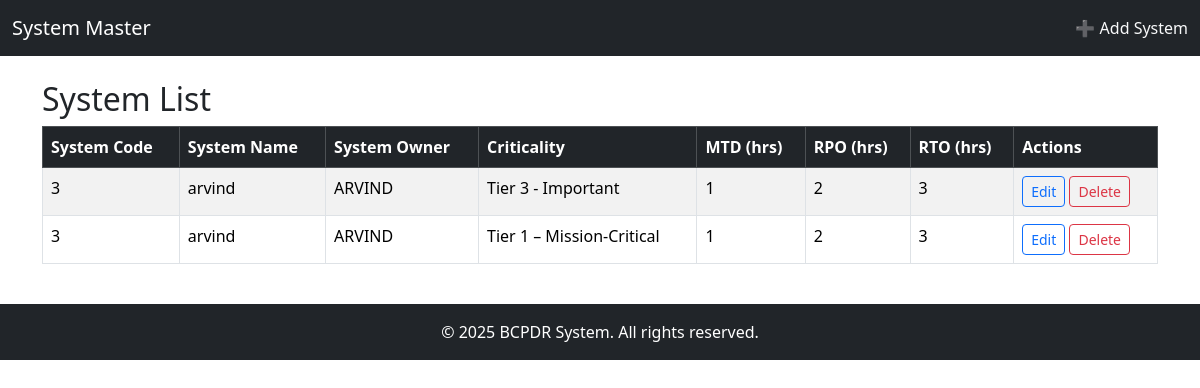
/System_master/system_master_list.php, run on the app's committed database.
### tables this page shows
CREATE TABLE `system_master` (
  `id` int(11) NOT NULL,
  `system_code` varchar(10) NOT NULL,
  `system_name` varchar(40) NOT NULL,
  `system_owner` varchar(10) NOT NULL,
  `criticality` enum('Tier 1 – Mission-Critical','Tier 2 – Critical','Tier 3 - Important','Tier 4 – Noncritical (Deferrable)') NOT NULL,
  `mtd` int(11) NOT NULL,
  `rpo` int(11) NOT NULL,
  `rto` int(11) NOT NULL
);

### System_master/system_master_list.php (the view, shortened to what this page needs)
<?php
$conn = new mysqli("localhost", "root", "", "bcpdr");
$result = $conn->query("SELECT * FROM system_master ORDER BY id DESC");
?>
<!DOCTYPE html>
<html>
<head>
    <link href="https://cdn.jsdelivr.net/npm/bootstrap@5.3.3/dist/css/bootstrap.min.css" rel="stylesheet">
</head>
<body>
<nav class="navbar navbar-dark bg-dark">
    <div class="container-fluid">
        <span class="navbar-brand">System Master</span>
        <a href="add_system_master.php" class="text-light text-decoration-none">➕ Add System</a>
    </div>
</nav>
<div class="container mt-4">
    <h2>System List</h2>
    <table class="table table-bordered table-striped">
        <thead class="table-dark">
            <tr>
                <th>System Code</th>
                <th>System Name</th>
                <th>System Owner</th>
                <th>Criticality</th>
                <th>MTD (hrs)</th>
                <th>RPO (hrs)</th>
                <th>RTO (hrs)</th>
                <th>Actions</th>
            </tr>
        </thead>
        <tbody>
        <?php while ($row = $result->fetch_assoc()): ?>
            <tr>
                <td><?= htmlspecialchars($row['system_code']) ?></td>
                <td><?= htmlspecialchars($row['system_name']) ?></td>
                <td><?= htmlspecialchars($row['system_owner']) ?></td>
                <td><?= htmlspecialchars($row['criticality']) ?></td>
                <td><?= htmlspecialchars($row['mtd']) ?></td>
                <td><?= htmlspecialchars($row['rpo']) ?></td>
                <td><?= htmlspecialchars($row['rto']) ?></td>
                <td>
                    <a href="edit_system_master.php?id=<?= $row['id'] ?>" class="btn btn-sm btn-outline-primary">Edit</a>
                    <a href="delete_system_master.php?id=<?= $row['id'] ?>" class="btn btn-sm btn-outline-danger" onclick="return confirm('Delete this system?')">Delete</a>
                </td>
            </tr>
        <?php endwhile; ?>
        </tbody>
    </table>
</div>
<br>
<footer class="bg-dark text-white text-center py-3">
    © 2025 BCPDR System. All rights reserved.
</body>
</html>

### data on the page
system_master: system_code "3", system_name "arvind", system_owner "ARVIND", criticality "Tier 3 - Important", mtd "1", rpo "2", rto "3"
system_master: system_code "3", system_name "arvind", system_owner "ARVIND", criticality "Tier 1 – Mission-Critical", mtd "1", rpo "2", rto "3"
